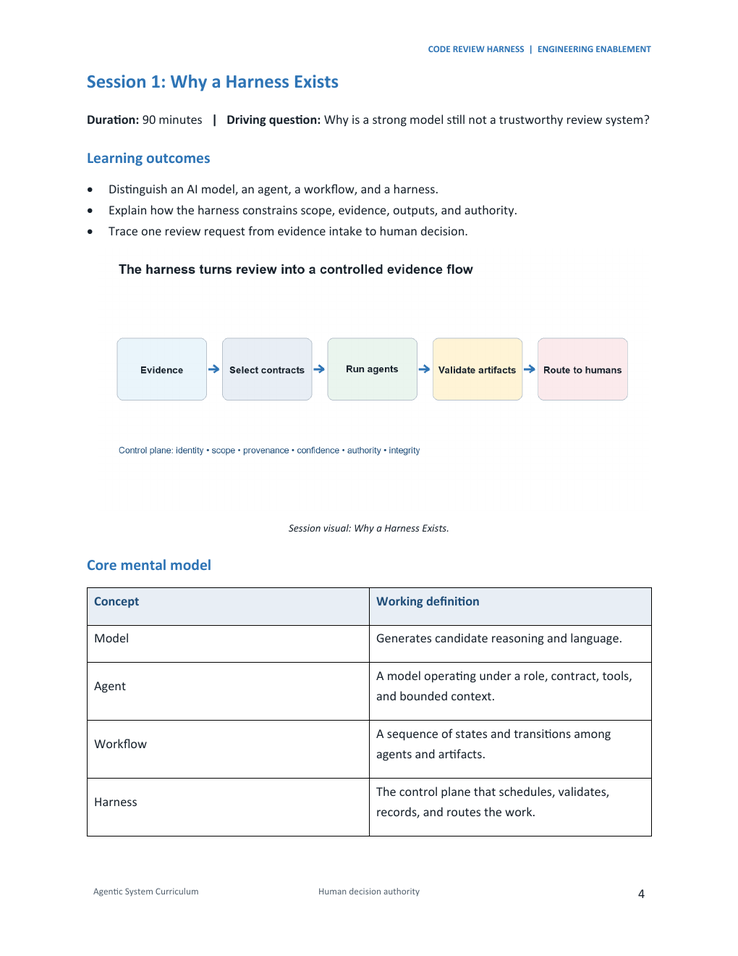
#> input picture training/agentic-system-curriculum/revised/qa-final/handbook/page-04.png, 738 x 956 px, shrunk from 1020 x 1320 before the run; its folder holds only this picture in this run
$ python make_contact_sheets.py
#> lines starting #> are read from the running program, lines starting #| are printed output that depends on the picture
from pathlib import Path
from PIL import Image, ImageDraw


SOURCE = Path(__file__).resolve().parents[1] / "qa-final" / "handbook"
OUTPUT = SOURCE / "contact-sheets"
OUTPUT.mkdir(parents=True, exist_ok=True)

pages = sorted(SOURCE.glob("page-*.png"))
for sheet_index in range(0, len(pages), 4):
    group = pages[sheet_index : sheet_index + 4]
    opened = [Image.open(path).convert("RGB") for path in group]
#> opened = 1 item
    width = max(image.width for image in opened)
#> width = 738
    height = max(image.height for image in opened)
#> height = 956
    canvas = Image.new("RGB", (width * 2, height * 2), "#D9DEE5")
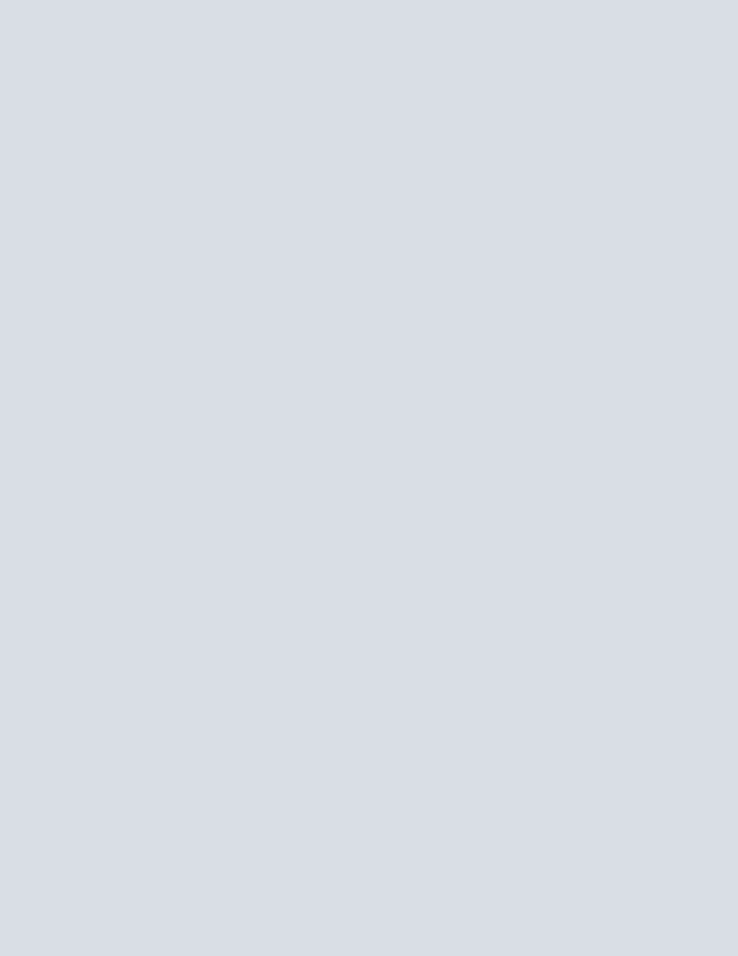
#> canvas: PIL image 1476x1912 RGB (shown at 1/2 size); mean R, G, B 217, 222, 229
    draw = ImageDraw.Draw(canvas)
    for index, (path, image) in enumerate(zip(group, opened)):
        x = (index % 2) * width
        y = (index // 2) * height
        canvas.paste(image, (x, y))
        draw.rectangle((x, y, x + 120, y + 30), fill="#FFFFFF")
        draw.text((x + 8, y + 7), path.stem, fill="#17212B")
#> this loop made 1 pass
#> (x, y) on pass 1: (0, 0)
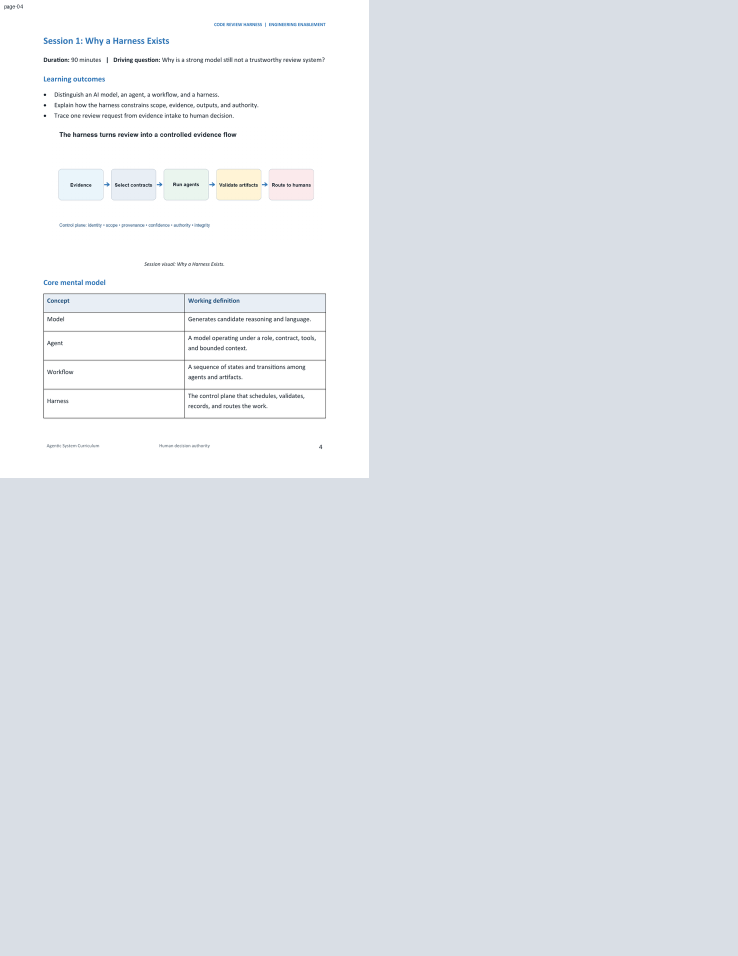
#> canvas: PIL image 1476x1912 RGB (shown at 1/2 size); mean R, G, B 224.7, 228.6, 234
    output = OUTPUT / f"sheet-{sheet_index // 4 + 1:02}.png"
    canvas.save(output, optimize=True)
    print(output)

$ run again, on training/agentic-system-curriculum/revised/qa-final/handbook/page-23.png
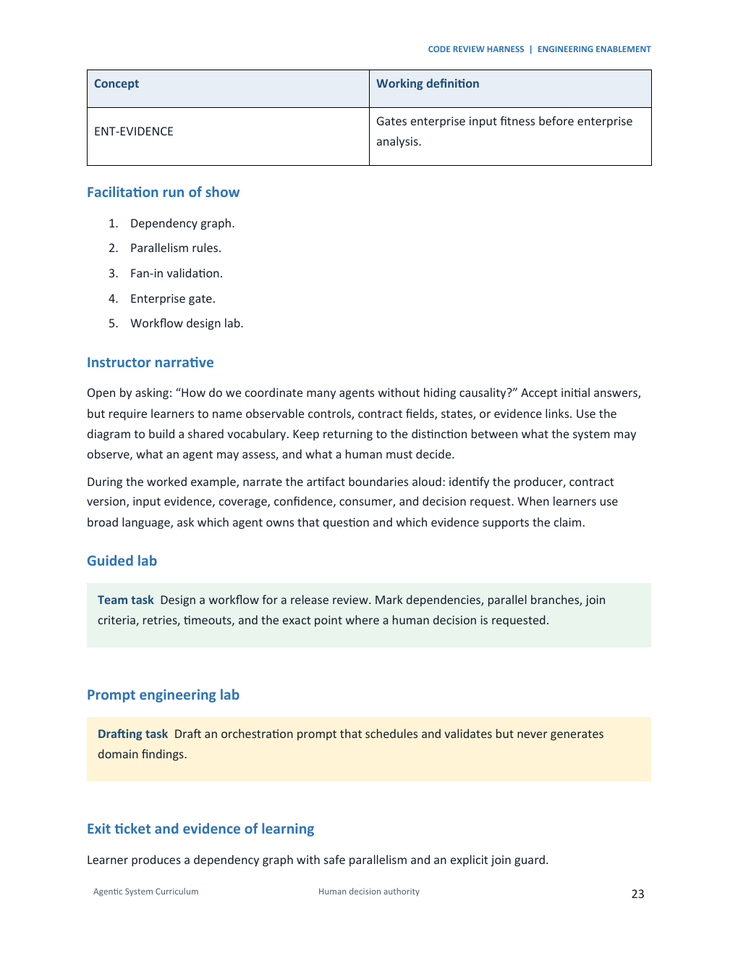
#> input picture training/agentic-system-curriculum/revised/qa-final/handbook/page-23.png, 738 x 956 px, shrunk from 1020 x 1320 before the run
#> opened = 1 item
#> width = 738
#> height = 956
#> the loop `for index, (path, image) in enumerate(zip(group, opened)):` made 1 pass
#> (x, y) on pass 1: (0, 0)
#> after the loop `for index, (path, image) in enumerate(zip(group, opened)):`:
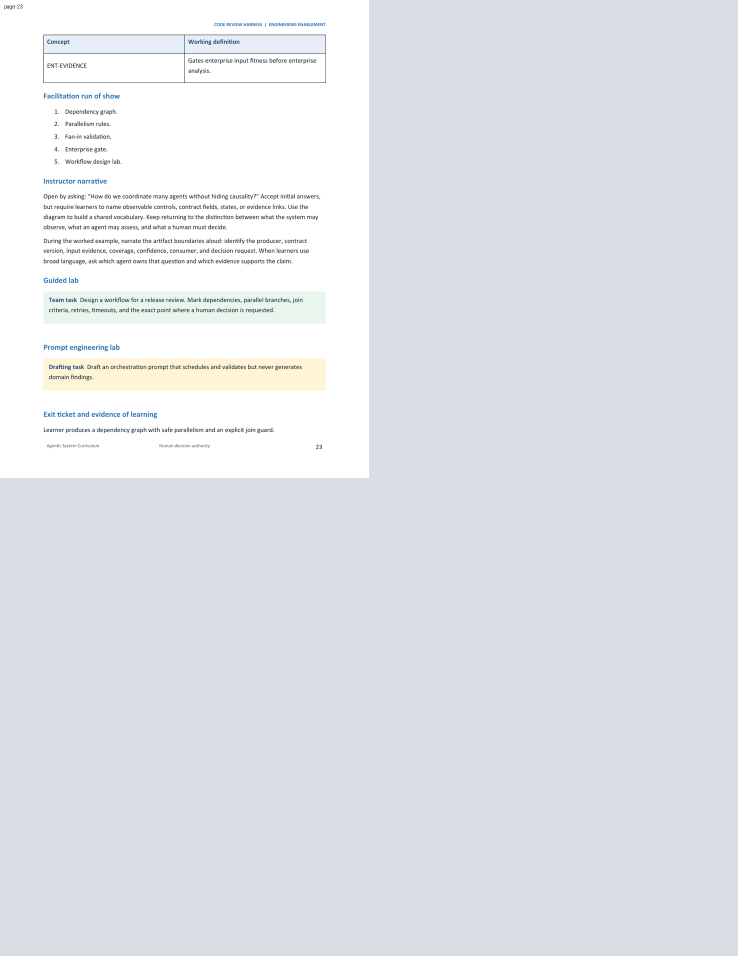
#> canvas: PIL image 1476x1912 RGB (shown at 1/2 size); mean R, G, B 224.3, 228.2, 233.2

$ run again, on training/agentic-system-curriculum/revised/qa-final/handbook/page-24.png
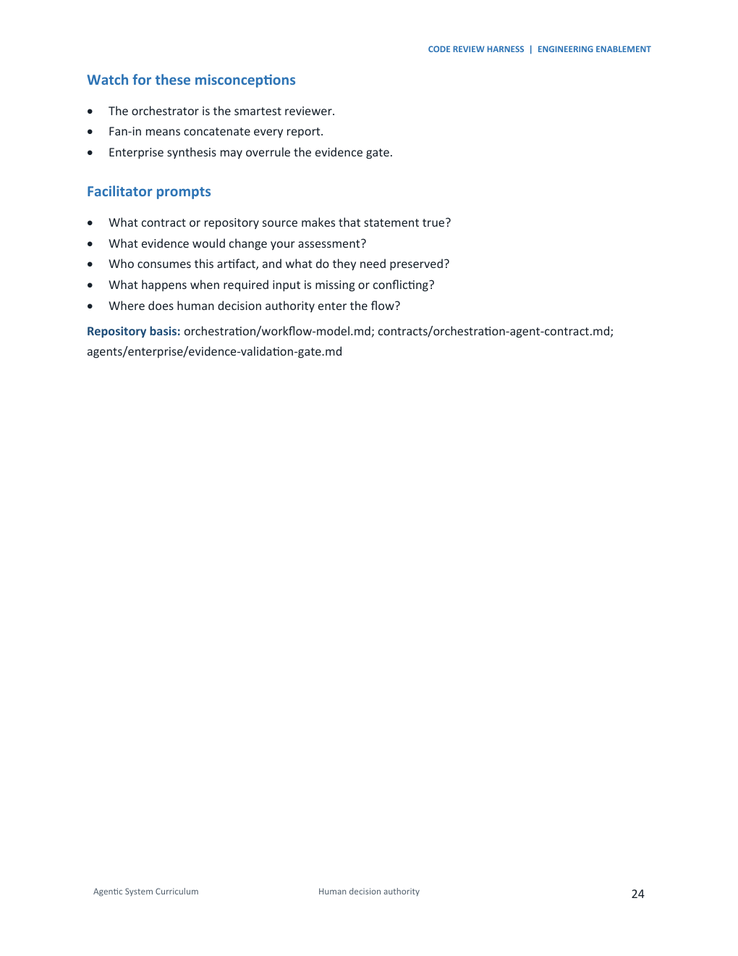
#> input picture training/agentic-system-curriculum/revised/qa-final/handbook/page-24.png, 738 x 956 px, shrunk from 1020 x 1320 before the run
#> opened = 1 item
#> width = 738
#> height = 956
#> the loop `for index, (path, image) in enumerate(zip(group, opened)):` made 1 pass
#> (x, y) on pass 1: (0, 0)
#> after the loop `for index, (path, image) in enumerate(zip(group, opened)):`:
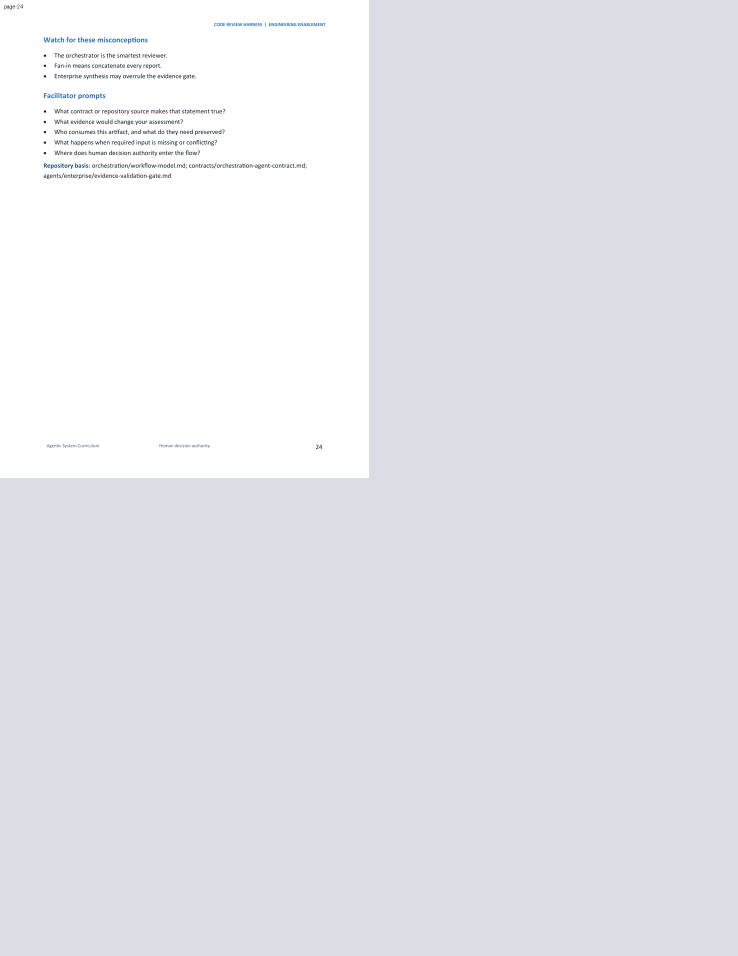
#> canvas: PIL image 1476x1912 RGB (shown at 1/2 size); mean R, G, B 225.7, 229.5, 234.8

$ run again, on training/agentic-system-curriculum/revised/qa-final/handbook/page-25.png
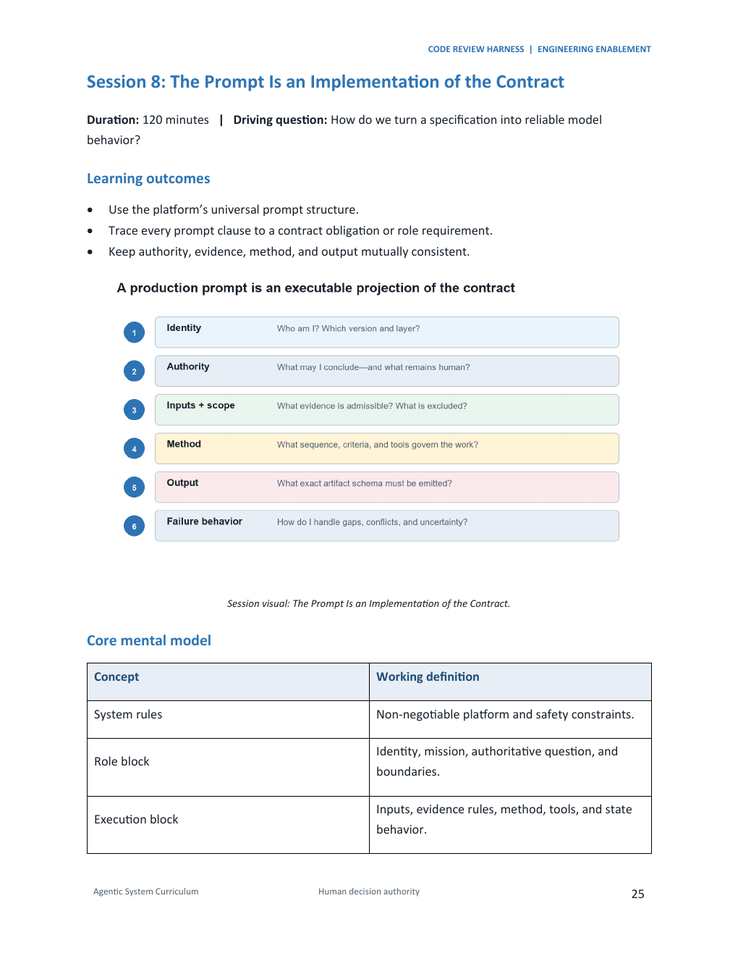
#> input picture training/agentic-system-curriculum/revised/qa-final/handbook/page-25.png, 738 x 956 px, shrunk from 1020 x 1320 before the run
#> opened = 1 item
#> width = 738
#> height = 956
#> the loop `for index, (path, image) in enumerate(zip(group, opened)):` made 1 pass
#> (x, y) on pass 1: (0, 0)
#> after the loop `for index, (path, image) in enumerate(zip(group, opened)):`:
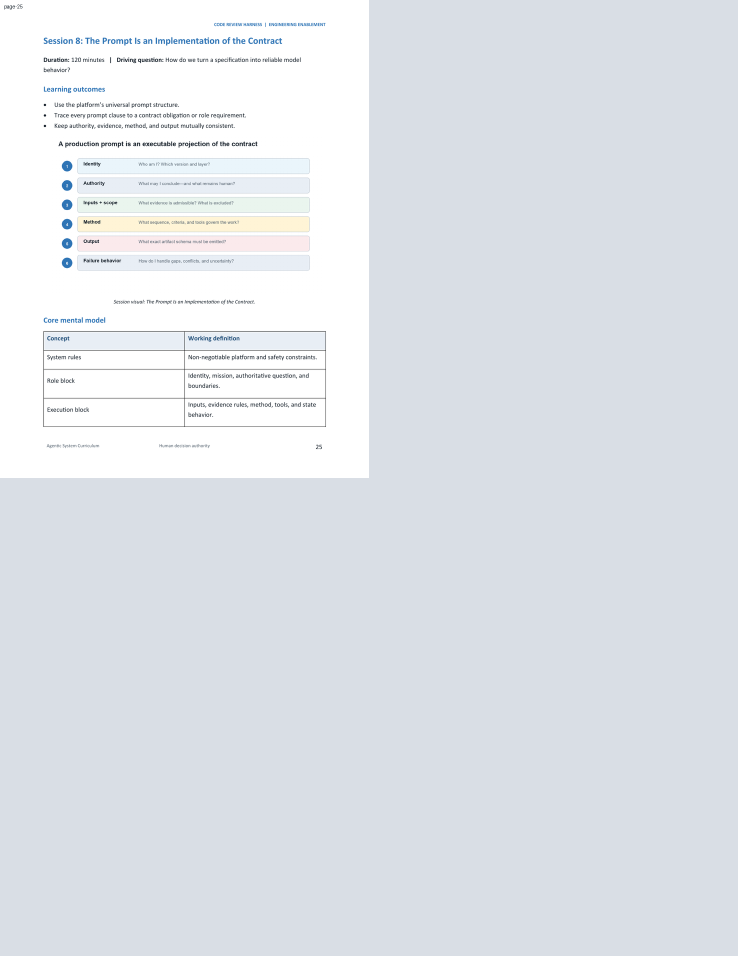
#> canvas: PIL image 1476x1912 RGB (shown at 1/2 size); mean R, G, B 224.1, 228.2, 233.6
